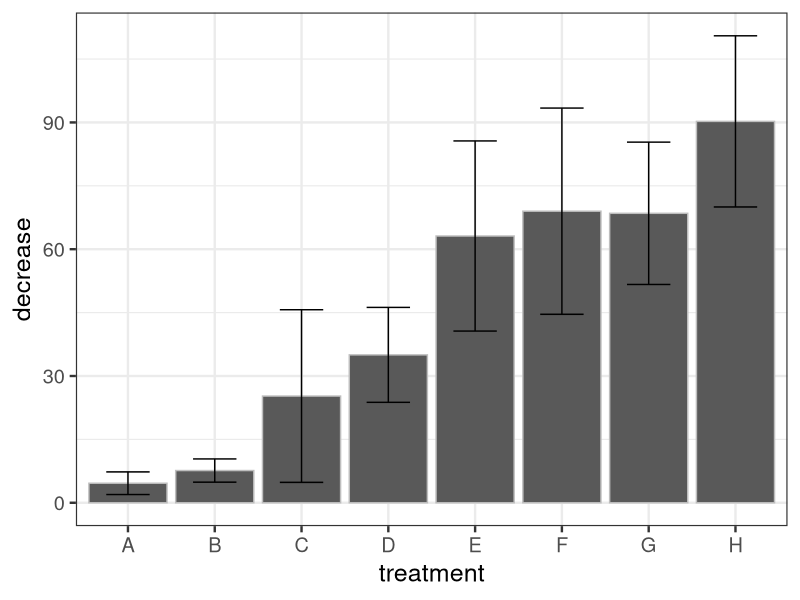
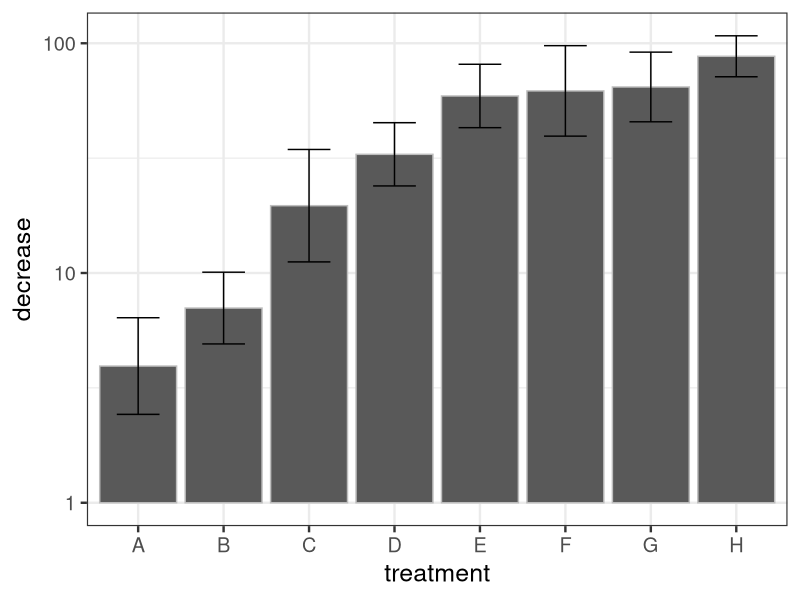
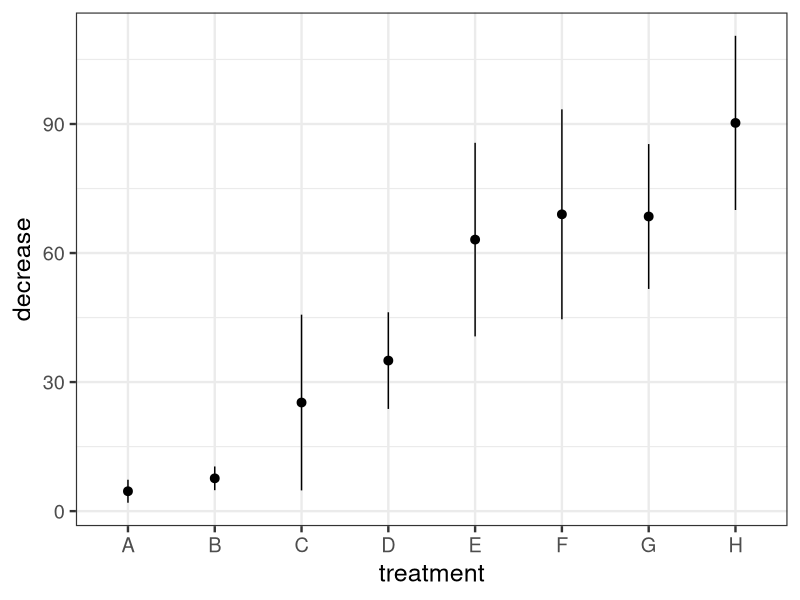
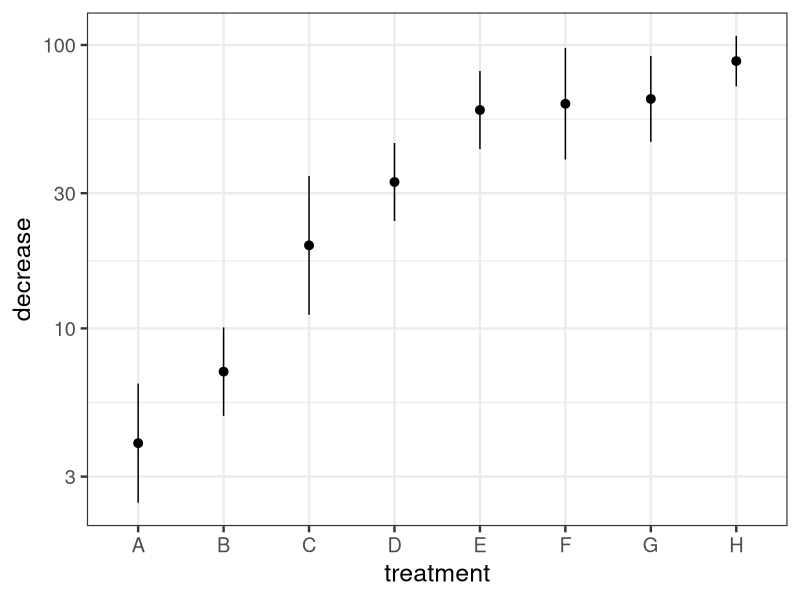
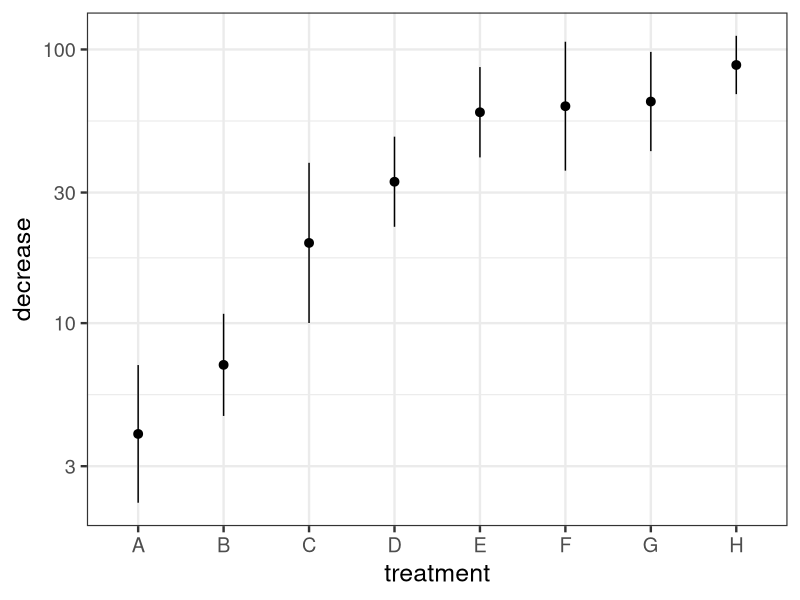
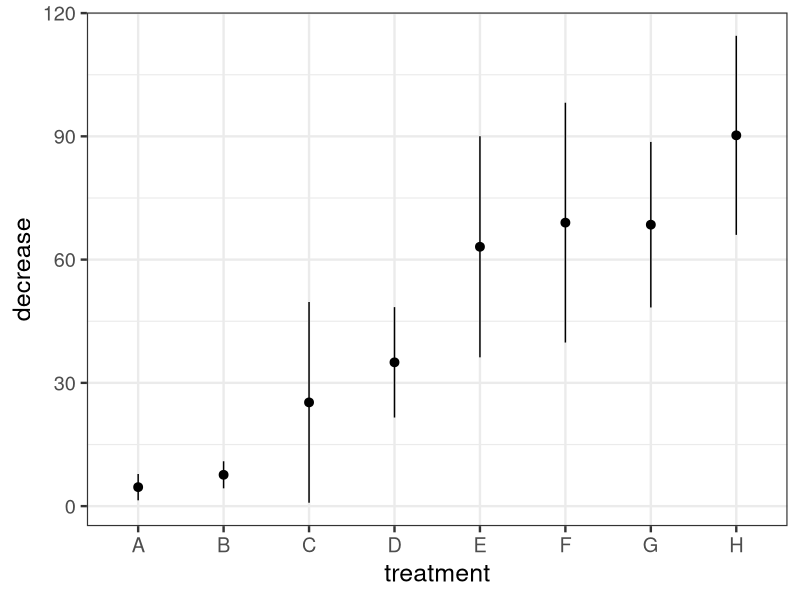
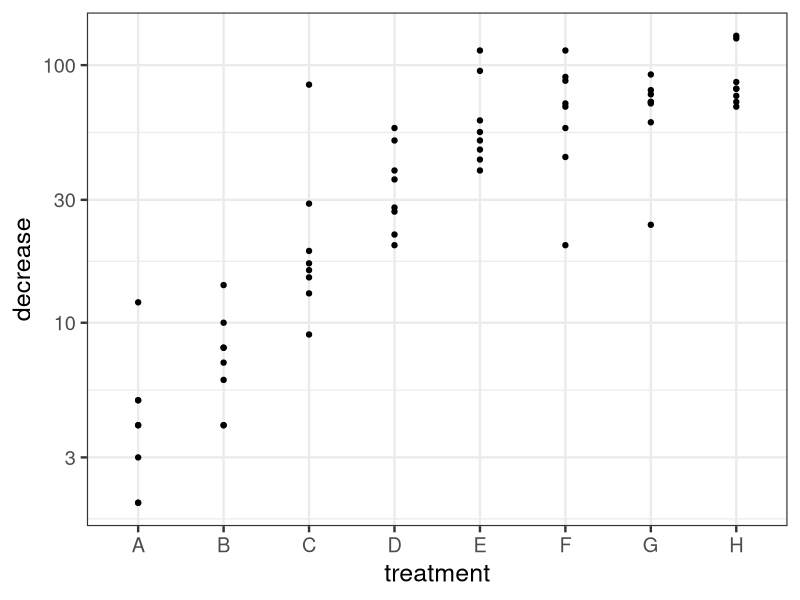
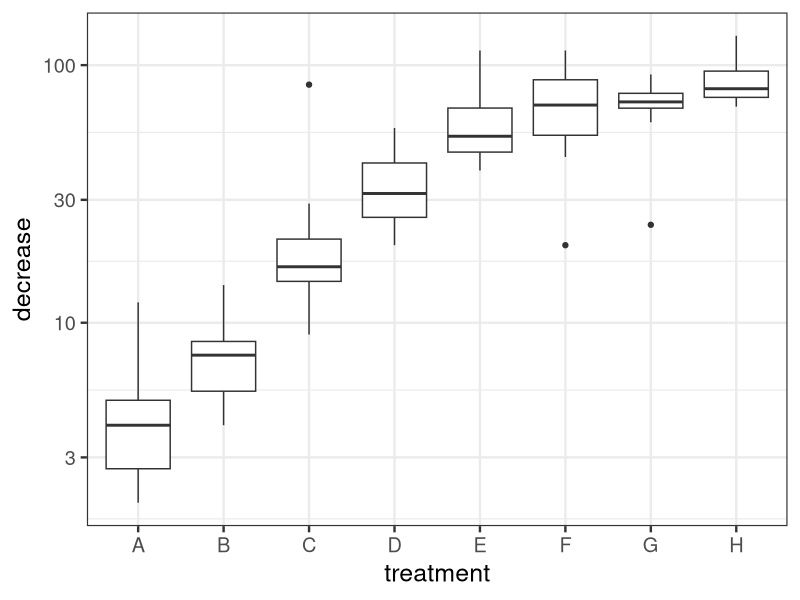

Here is the R script that generated these plots, in order:
## 2019 Sep 17 (Tue)
## Redo this completely next time; clear logic (add log_10)
## Label the graphs themselves to not go crazy

library(ggplot2)
theme_set(theme_bw(base_size=18))

library(Hmisc)

data("OrchardSprays")
base <- ggplot(OrchardSprays,aes(x=treatment,y=decrease))
lbase <- base +  scale_y_log10()

## Bar charts, lin and log
print(bar <- base
    +  stat_summary(fun.data=mean_cl_normal,geom="bar",colour="gray")
    +  stat_summary(fun.data=mean_cl_normal,geom="errorbar",width=0.5)
)

print(bar +  scale_y_log10())

## pointrange is similar to error bar; these are are the non-dynamite analogues of the above
print(base 
	+ stat_summary(fun.data=mean_cl_normal,geom="pointrange")
)

print(lbase 
	+ stat_summary(fun.data=mean_cl_normal,geom="pointrange")
)

## sd (default is 2 sds!!)
print(lsd <- lbase 
	+ stat_summary(fun.data=mean_sdl
		, geom="pointrange"
		, fun.args = list(mult=1)
	)
)

print(base 
	+ stat_summary(fun.data=mean_sdl
		, geom="pointrange"
		, fun.args = list(mult=1)
	)
)

print(lbase + geom_point())
print(lbase + geom_boxplot())
print(lbase + geom_violin())

print(lsd + geom_point(color="blue", alpha=0.3))
